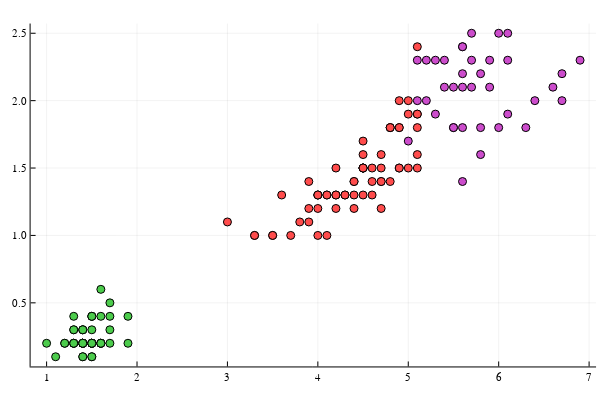

The code cell stored with this chart in its notebook:
### Markdown cell above
### plot with the point color mapped to the assigned cluster index

### Code cell
Plots.scatter(iris.PetalLength, iris.PetalWidth, marker_z=result.assignments,
        color=:lightrainbow, legend=false)
